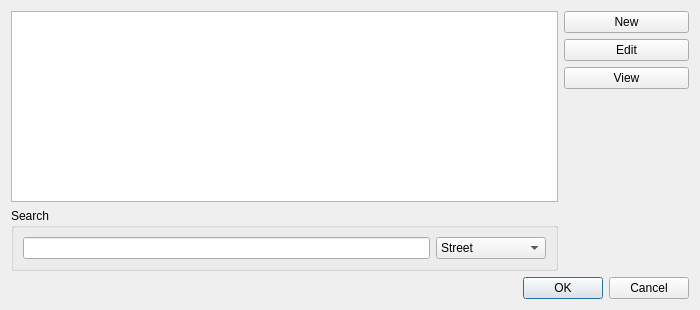
<?xml version="1.0" encoding="UTF-8"?>
<ui version="4.0">
 <class>AddressDialog</class>
 <widget class="QDialog" name="AddressDialog">
  <property name="geometry">
   <rect>
    <x>0</x>
    <y>0</y>
    <width>700</width>
    <height>310</height>
   </rect>
  </property>
  <property name="sizePolicy">
   <sizepolicy hsizetype="Fixed" vsizetype="Fixed">
    <horstretch>0</horstretch>
    <verstretch>0</verstretch>
   </sizepolicy>
  </property>
  <property name="minimumSize">
   <size>
    <width>700</width>
    <height>310</height>
   </size>
  </property>
  <property name="maximumSize">
   <size>
    <width>700</width>
    <height>310</height>
   </size>
  </property>
  <property name="windowTitle">
   <string>Dialog</string>
  </property>
  <layout class="QGridLayout" name="gridLayout">
   <item row="0" column="0" rowspan="4">
    <widget class="QTableView" name="addressList">
     <property name="alternatingRowColors">
      <bool>true</bool>
     </property>
     <property name="sortingEnabled">
      <bool>true</bool>
     </property>
    </widget>
   </item>
   <item row="0" column="1">
    <widget class="QPushButton" name="addButton">
     <property name="text">
      <string>New</string>
     </property>
    </widget>
   </item>
   <item row="1" column="1">
    <widget class="QPushButton" name="editButton">
     <property name="text">
      <string>Edit</string>
     </property>
    </widget>
   </item>
   <item row="2" column="1">
    <widget class="QPushButton" name="viewButton">
     <property name="text">
      <string>View</string>
     </property>
    </widget>
   </item>
   <item row="3" column="1" rowspan="2">
    <spacer name="verticalSpacer">
     <property name="orientation">
      <enum>Qt::Vertical</enum>
     </property>
     <property name="sizeHint" stdset="0">
      <size>
       <width>125</width>
       <height>157</height>
      </size>
     </property>
    </spacer>
   </item>
   <item row="4" column="0">
    <widget class="QGroupBox" name="searchGroup">
     <property name="sizePolicy">
      <sizepolicy hsizetype="MinimumExpanding" vsizetype="Preferred">
       <horstretch>0</horstretch>
       <verstretch>0</verstretch>
      </sizepolicy>
     </property>
     <property name="title">
      <string>Search</string>
     </property>
     <layout class="QHBoxLayout" name="horizontalLayout">
      <item>
       <widget class="QLineEdit" name="searchEdit"/>
      </item>
      <item>
       <widget class="QComboBox" name="searchCombo">
        <property name="sizePolicy">
         <sizepolicy hsizetype="Fixed" vsizetype="Fixed">
          <horstretch>0</horstretch>
          <verstretch>0</verstretch>
         </sizepolicy>
        </property>
        <property name="minimumSize">
         <size>
          <width>110</width>
          <height>0</height>
         </size>
        </property>
        <item>
         <property name="text">
          <string>Street</string>
         </property>
        </item>
        <item>
         <property name="text">
          <string>City</string>
         </property>
        </item>
        <item>
         <property name="text">
          <string>PO Box</string>
         </property>
        </item>
        <item>
         <property name="text">
          <string>Suburb</string>
         </property>
        </item>
       </widget>
      </item>
     </layout>
    </widget>
   </item>
   <item row="5" column="0" colspan="2">
    <widget class="QDialogButtonBox" name="buttonBox">
     <property name="orientation">
      <enum>Qt::Horizontal</enum>
     </property>
     <property name="standardButtons">
      <set>QDialogButtonBox::Cancel|QDialogButtonBox::Ok</set>
     </property>
    </widget>
   </item>
  </layout>
 </widget>
 <tabstops>
  <tabstop>addressList</tabstop>
  <tabstop>addButton</tabstop>
  <tabstop>editButton</tabstop>
  <tabstop>viewButton</tabstop>
  <tabstop>searchEdit</tabstop>
  <tabstop>searchCombo</tabstop>
  <tabstop>buttonBox</tabstop>
 </tabstops>
 <resources/>
 <connections>
  <connection>
   <sender>buttonBox</sender>
   <signal>accepted()</signal>
   <receiver>AddressDialog</receiver>
   <slot>accept()</slot>
   <hints>
    <hint type="sourcelabel">
     <x>468</x>
     <y>394</y>
    </hint>
    <hint type="destinationlabel">
     <x>157</x>
     <y>274</y>
    </hint>
   </hints>
  </connection>
  <connection>
   <sender>buttonBox</sender>
   <signal>rejected()</signal>
   <receiver>AddressDialog</receiver>
   <slot>reject()</slot>
   <hints>
    <hint type="sourcelabel">
     <x>536</x>
     <y>400</y>
    </hint>
    <hint type="destinationlabel">
     <x>286</x>
     <y>274</y>
    </hint>
   </hints>
  </connection>
 </connections>
</ui>
